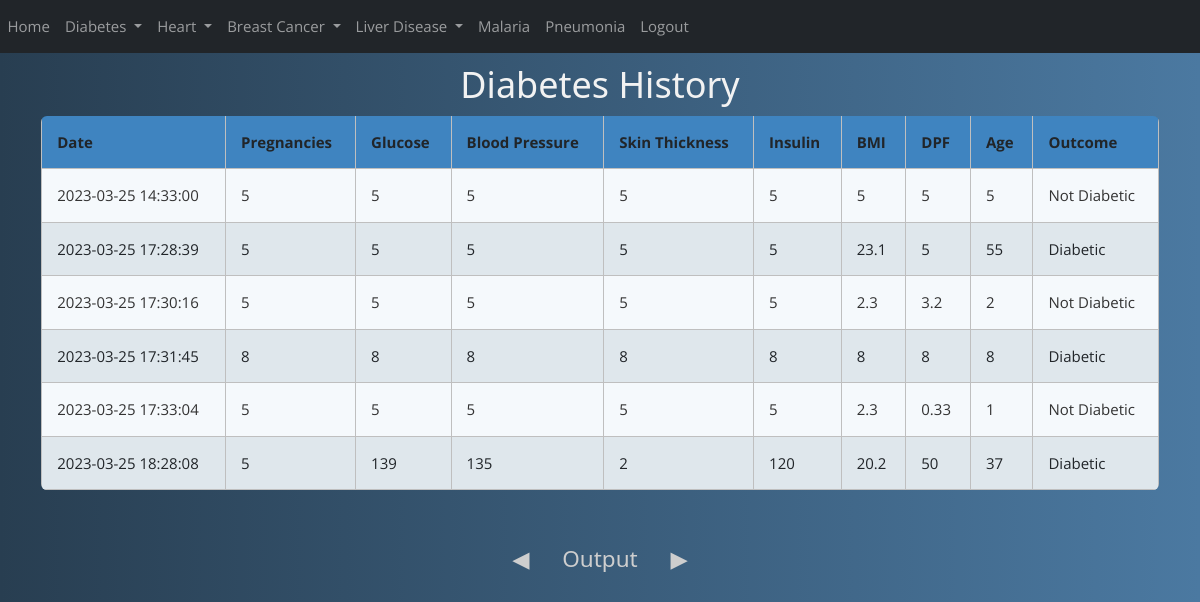
The page /diabetes_history (signed in) on the database its author committed.
### website/models.py (models this page shows)
class Diabetes(db.Model):
    id = db.Column(db.Integer, primary_key=True)
    date = db.Column(db.DateTime(timezone=True), default=func.now()) # To auto set date
    pregnancies = db.Column(db.Integer)
    glucose = db.Column(db.Integer)
    bloodpressure = db.Column(db.Integer)
    skinthichness = db.Column(db.Integer)
    insulin = db.Column(db.Integer)
    bmi = db.Column(db.Integer)
    dpf = db.Column(db.Integer)
    age = db.Column(db.Integer)
    outcome = db.Column(db.String(10000))
    user_id = db.Column(db.Integer, db.ForeignKey('user.id')) # not here

### website/views.py (the view)
@views.route("/diabetes_history")
@login_required
def diabetes_history():
    return render_template('diabetes_history.html', user=current_user)

### website/__init__.py (called while the page is built)
def create_app():
    app = Flask(__name__)
    app.config['SECRET_KEY'] = 'uuhfurhfueih hfu iehfuci heuh eusjhc nsjv nsweur'
    app.config['SQLALCHEMY_DATABASE_URI'] = f'sqlite:///{DB_NAME}'
    db.init_app(app)
    from .views import views
    from .auth import auth
    app.register_blueprint(views, url_prefix="/")
    app.register_blueprint(auth, url_prefix="/")
    from .models import User, Diabetes, Heart, BCancer, Liver
    create_database(app)
    login_manager = LoginManager()
    login_manager.login_view = 'auth.login'
    login_manager.init_app((app))
    @login_manager.user_loader
    def load_user(id):
        return User.query.get(int(id))
    return app

### website/templates/diabetes_history.html (shortened to what this page needs)
{% include 'nav(logged).html' %}
<head>
  <link rel="stylesheet" href="{{ url_for('static', filename='css/w3.css') }}">
    <link rel="stylesheet" href="{{ url_for('static', filename='css/blue.css') }}">
    </head>
    <body>
        <div class="container">
<h1>Diabetes History</h1>
  <table id="myTable" class="table rwd-table table table-striped table-bordered table-sm" cellspacing="0"
  width="100%">
    <tbody>
        <tr>
            <th>Date</th>
            <th>Pregnancies</th>
            <th>Glucose</th>
            <th>Blood Pressure</th>
            <th>Skin Thickness</th>
            <th>Insulin</th>
            <th>BMI</th>
            <th>DPF</th>
            <th>Age</th>
            <th>Outcome</th>
            </tr>
            {% for diabetes in user.diabetes %}
            <tr>
                <td>{{ diabetes.date }}</td>
                <td>{{ diabetes.pregnancies }}</td>
                <td>{{ diabetes.glucose }}</td>
                <td>{{ diabetes.bloodpressure }}</td>
                <td>{{ diabetes.skinthichness }}</td>
                <td>{{ diabetes.insulin }}</td>
                <td>{{ diabetes.bmi }}</td>
                <td>{{ diabetes.dpf }}</td>
                <td>{{ diabetes.age }}</td>
                <td>{{ diabetes.outcome }}</td>
      </tr>
      {% endfor %}
    </tbody>
  </table>
  <br><br>
  <h3>Output</h3>
</div>
    </body>

### website/templates/nav(logged).html (shortened to what this page needs)
<!DOCTYPE HTML>
    <head>
        <link rel="stylesheet" href="https://stackpath.bootstrapcdn.com/bootstrap/5.0.0-alpha1/css/bootstrap.min.css"
>
    </head>
    <body>
<nav class="navbar navbar-expand-lg navbar-dark bg-dark">
    <div class="collapse navbar-collapse" id="navbar">
        <div class="navbar-nav mr-auto">
            <a href="/home" class="nav-item nav-link" id="home">Home</a>
        </div>
        <div class="navbar-nav ml-auto">
            <li class="nav-item dropdown">
                <a class="nav-link dropdown-toggle" href="#" id="navbarDropdown" role="button" data-toggle="dropdown" aria-haspopup="true" aria-expanded="false">
                  Diabetes
                </a>
              </li>
              <li class="nav-item dropdown">
                <a class="nav-link dropdown-toggle" href="#" id="navbarDropdown" role="button" data-toggle="dropdown" aria-haspopup="true" aria-expanded="false">
                  Heart
                </a>
              </li>
              <li class="nav-item dropdown">
                <a class="nav-link dropdown-toggle" href="#" id="navbarDropdown" role="button" data-toggle="dropdown" aria-haspopup="true" aria-expanded="false">
                  Breast Cancer
                </a>
              </li>
              <li class="nav-item dropdown">
                <a class="nav-link dropdown-toggle" href="#" id="navbarDropdown" role="button" data-toggle="dropdown" aria-haspopup="true" aria-expanded="false">
                  Liver Disease
                </a>
              </li>
              <div class="collapse navbar-collapse" id="navbar">
                <div class="navbar-nav mr-auto">
                    <a href="/malaria" class="nav-item nav-link" id="home">Malaria</a>
                </div>
                <div class="collapse navbar-collapse" id="navbar">
                  <div class="navbar-nav mr-auto">
                      <a href="/pneumonia" class="nav-item nav-link" id="pneumonia">Pneumonia</a>
                  </div>
            <a href="/logout" class="nav-item nav-link" id="logout">Logout</a>
        </div>
    </div>
</nav>
    </body>
</html>

### website/static/css/w3.css (style rules this page uses)
*,*:before,*:after { box-sizing:inherit }
body { margin:0 }
article,aside,details,figcaption,figure,footer,header,main,menu,nav,section { display:block }
a { background-color:transparent }
html,body { font-family:Verdana,sans-serif;font-size:15px;line-height:1.5 }
h1 { font-size:36px }
h3 { font-size:24px }
h1,h2,h3,h4,h5,h6 { font-family:"Segoe UI",Arial,sans-serif;font-weight:400;margin:10px 0 }
a { color:inherit }

### website/static/css/blue.css (style rules this page uses)
* { font-family: 'Open Sans', sans-serif; }
.rwd-table { margin: auto; min-width: 300px; max-width: 100%; border-collapse: collapse; }
.rwd-table tr:first-child { border-top: none; background: #428bca; color: #fff; }
.rwd-table tr { border-top: 1px solid #ddd; border-bottom: 1px solid #ddd; background-color: #f5f9fc; }
.rwd-table tr:nth-child(odd):not(:first-child) { background-color: #ebf3f9; }
.rwd-table th { display: none; }
.rwd-table td { display: block; }
.rwd-table td:first-child { margin-top: .5em; }
.rwd-table td:last-child { margin-bottom: .5em; }
.rwd-table td:before { content: attr(data-th) ": "; font-weight: bold; width: 120px; display: inline-block; color: #000; }
.rwd-table th, .rwd-table td { text-align: left; }
.rwd-table { color: #333; border-radius: .4em; overflow: hidden; }
.rwd-table tr { border-color: #bfbfbf; }
.rwd-table th, .rwd-table td { padding: .5em 1em; }
@media screen and (min-width: 600px) { .rwd-table td:before { display: none; } }
@media screen and (min-width: 600px) { .rwd-table th, .rwd-table td { display: table-cell; padding: .25em .5em; } }
@media screen and (min-width: 600px) { .rwd-table th:first-child, .rwd-table td:first-child { padding-left: 0; } }
@media screen and (min-width: 600px) { .rwd-table th:last-child, .rwd-table td:last-child { padding-right: 0; } }
@media screen and (min-width: 600px) { .rwd-table th, .rwd-table td { padding: 1em !important; } }
body { background: #4B79A1; background: -webkit-linear-gradient(to left, #4B79A1, #283E51); background: linear-gradient(to left, #4B79A1, #283E51); }
h1 { text-align: center; font-size: 2.4em; color: #f2f2f2; }
.container { display: block; text-align: center; }
h3 { display: inline-block; position: relative; text-align: center; font-size: 1.5em; color: #cecece; }
h3:before { content: "\25C0"; position: absolute; left: -50px; -webkit-animation: leftRight 2s linear infinite; animation: leftRight 2s linear infinite; }
h3:after { content: "\25b6"; position: absolute; right: -50px; -webkit-animation: leftRight 2s linear infinite reverse; animation: leftRight 2s linear infinite reverse; }

### rows shown on the page
Diabetes: date "2023-03-25 14:33:00", pregnancies "5", glucose "5", bloodpressure "5", skinthichness "5", insulin "5", bmi "5", dpf "5", age "5", outcome "Not Diabetic"
Diabetes: date "2023-03-25 17:28:39", pregnancies "5", glucose "5", bloodpressure "5", skinthichness "5", insulin "5", bmi "23.1", dpf "5", age "55", outcome "Diabetic"
Diabetes: date "2023-03-25 17:30:16", pregnancies "5", glucose "5", bloodpressure "5", skinthichness "5", insulin "5", bmi "2.3", dpf "3.2", age "2", outcome "Not Diabetic"
Diabetes: date "2023-03-25 17:31:45", pregnancies "8", glucose "8", bloodpressure "8", skinthichness "8", insulin "8", bmi "8", dpf "8", age "8", outcome "Diabetic"
Diabetes: date "2023-03-25 17:33:04", pregnancies "5", glucose "5", bloodpressure "5", skinthichness "5", insulin "5", bmi "2.3", dpf "0.33", age "1", outcome "Not Diabetic"
Diabetes: date "2023-03-25 18:28:08", pregnancies "5", glucose "139", bloodpressure "135", skinthichness "2", insulin "120", bmi "20.2", dpf "50", age "37", outcome "Diabetic"
